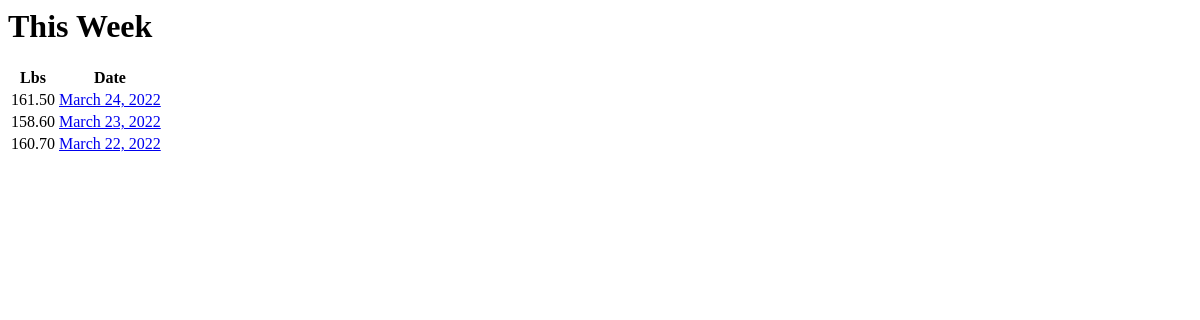
/dashboard/weights_summary (signed in), run on an earlier commit of the app's database.
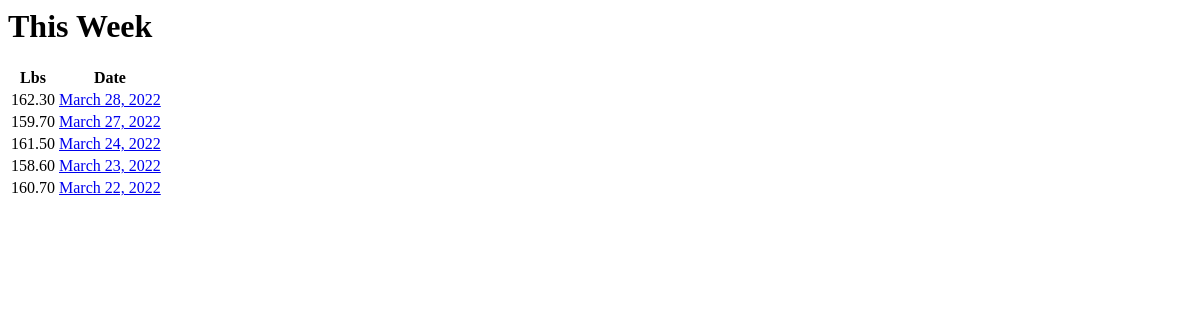
And on a later commit of the database.
### dashboard/models.py (models this page shows, shortened)
class Weight(models.Model):
    lbs = models.DecimalField(decimal_places=2, max_digits=5)
    entry_date = models.DateTimeField(null=True)
    created_at = models.DateTimeField(auto_now_add=True)
    updated_at = models.DateTimeField(auto_now=True)
    profile = models.ForeignKey(
        Profile, on_delete=models.CASCADE, related_name="weight"
    )
    class Meta:
        constraints = [
            models.UniqueConstraint(
                fields=["entry_date", "profile"],
                name="unique_weight_by_day_for_user_profile",
            )
        ]

### dashboard/views.py (the view)
# urls.py: path("weights_summary", views.WeightsView.as_view(), name="weights_summary"),
class WeightsView(SecureView):
    def get(self, request):
        weights = Weight.objects.order_by("-entry_date").all()
        chart = [[x.entry_date, x.lbs] for x in weights]
        context = {"weights": weights, "chart": chart}
        return render(request, "dashboard/weights/_summary.html", context)

### dashboard/templates/dashboard/weights/_summary.html (shortened to what this page needs)
<h1>This Week</h1>
<table class="table table-bordered">
  <thead>
      <tr>
        <th>Lbs</th>
        <th>Date</th>
      </tr>
  </thead>
  {% for weight in weights %}
  <tr>
    <td>{{ weight.lbs }}</td>
    <td><a href="{% url 'dashboard:weight' weight.id %}">{{ weight.entry_date |date }}</a></td>
  </tr>
  {% endfor %}
</table>

What changed in the data, as far as the page shows it:
added Weight: lbs "162.30", entry_date "March 28, 2022"
added Weight: lbs "159.70", entry_date "March 27, 2022"
